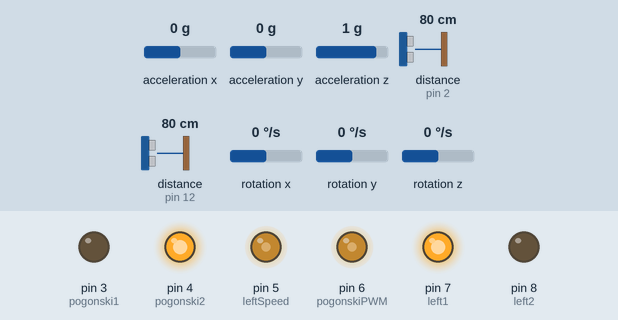
This sketch was run on a simulated Arduino Uno, built with avr-gcc and run on an emulated ATmega328P. On the bench: output pins drawn as LEDs (lit = HIGH). Wiring (inferred from the names in the program): MPU-6050 motion sensor at I2C address 0x68. Inputs (shaded band) come from the test bench; at power-on: acceleration y 0 g, acceleration x 0 g, acceleration z 1 g, distance to the obstacle (sensors on pin 2, pin 12) 80 cm, rotation x 0 °/s, rotation y 0 °/s, rotation z 0 °/s. The echo pulse lasts 58.3 µs per cm.

Above: at 1.7 s.
1.8 s: acceleration y set to 0.4 g
At 2.8 s:
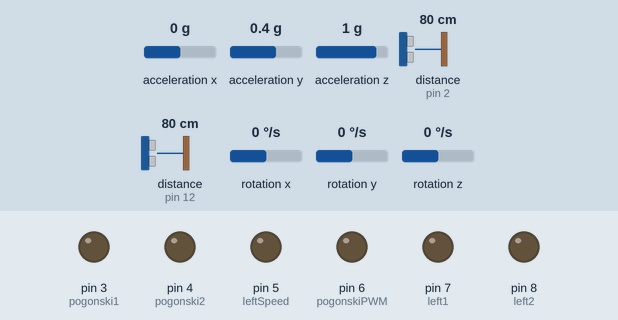
3.3 s: acceleration y set to -1.4 g
At 4.5 s:
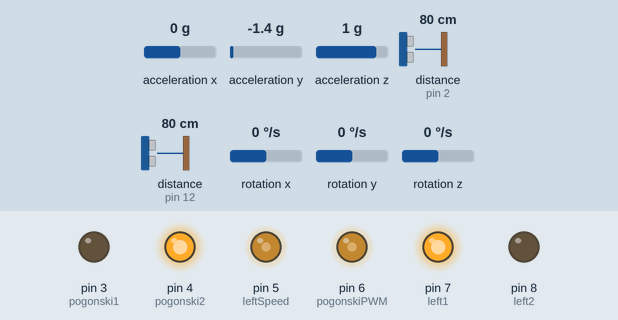
5.1 s: acceleration y set to 0.8 g
At 6.6 s:
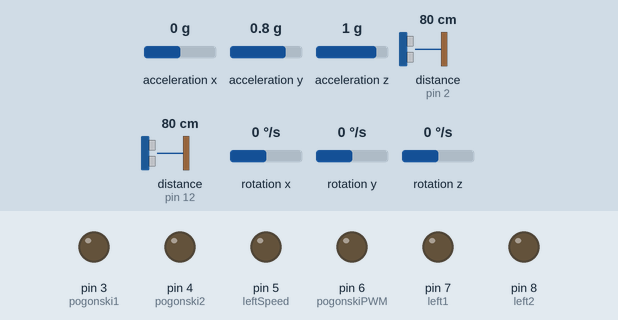
Timing chart, 0 to 8.1 s (numbered marks = the images above; inputs shaded):
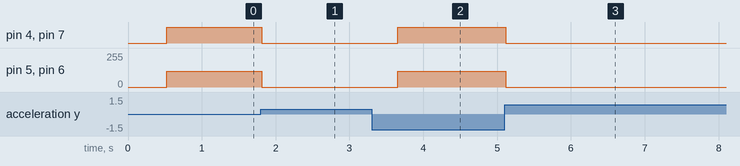

Measured:
- the behaviour switches between 0.2 and 0.3 g on acceleration y (found by bisection; images 0 and 1)
- after the input at 1.8 s, pin 4 (pogonski2), pin 7 (left1): HIGH → LOW at once; pin 5 (leftSpeed), pin 6 (pogonskiPWM): 120/255 → 0/255 at once
- after the input at 3.3 s, pin 4 (pogonski2), pin 7 (left1): LOW → HIGH after 0.36 s; pin 5 (leftSpeed), pin 6 (pogonskiPWM): 0/255 → 120/255 after 0.36 s
- after the input at 5.1 s, pin 4 (pogonski2), pin 7 (left1): HIGH → LOW at once; pin 5 (leftSpeed), pin 6 (pogonskiPWM): 120/255 → 0/255 at once

The sketch:

SiA_projekat_v10_final.ino
```cpp
/*
 *Projekat iz predmeta: Senzori i Aktuatori
 *Tema projekta:

                 Pomoću senzora MPU6050 izvršiti grupu merenja prilikom kretanja autića.
                 Takođe proračunati preciznost senzora MPU6050.

 *Mentor: Dr Jovan Bajić
 *Projekat izradili:
    Đorđe Drozgović EE43/2018
    Filip Popadić EE45/2019
    Datum: 25.07.2023.
*/
#include "I2Cdev.h"
#include "MPU6050_6Axis_MotionApps20.h"
#include <MPU6050.h>
#include <SimpleKalmanFilter.h>
#include <math.h>
#include <NewPing.h>                  // Biblioteka za ultrazvučne senzore, koristi se za merenje udaljenosti
#include <Adafruit_MPU6050.h>        // Adafruit biblioteka za senzor MPU6050
#include <Adafruit_Sensor.h>        // Adafruit senzorska biblioteka za različite senzore
#include <SoftwareSerial.h>        // Biblioteka za serijsku komunikaciju putem softverskog serijskog porta
#include <Wire.h>                 // Biblioteka za I2C komunikaciju
Adafruit_MPU6050 mpu;

const int MPU = 0x68; // MPU6050 I2C address
float AccX, AccY, AccZ;
float GyroX, GyroY, GyroZ;
float accAngleX, accAngleY, gyroAngleX, gyroAngleY, gyroAngleZ;
float roll, pitch, yaw;
float AccErrorX, AccErrorY, GyroErrorX, GyroErrorY, GyroErrorZ;
float elapsedTime1, currentTime1, previousTime1;
int c = 0;

#define OUTPUT_READABLE_YAWPITCHROLL
#define trigPin 11
#define echoPin 12
#define trigPin1 13
#define echoPin1 2
#define MAX_DISTANCE 800

NewPing sonar(trigPin, echoPin, MAX_DISTANCE);
NewPing sonar1(trigPin1, echoPin1, MAX_DISTANCE);
SoftwareSerial Genotronex(9, 10);
SimpleKalmanFilter simpleKalmanFilter(0.5, 0.5, 0.03);

const int leftSpeed = 5;
const int pogonskiPWM = 6;
const int left1 = 7;
const int left2 = 8;
const int pogonski1 = 3;
const int pogonski2 = 4;

int zastava = 0;
int zastava2 = 0;
int zastava3 = 0;
int zastava4 = 0;
int BluetoothData;

const float targetAcceleration = 3;

float targetGyro = 80;
float duration1, distance1;
float duration2, distance2;
float trenutnaBrzina = 0.0;
float trenutniPut = 0.0;
float trenutniUgao = 0.0;
float correct;
float  novaX = 0.0;
float  novaY = 0.0;
float deltaX = 0;
float deltaY = 0;
float yaw2 = 0;
float trPut = 0;
float distanca = 0;
float estimated_value, estimated_value1;

void setup() {
  Serial.begin(115200);
  while (!Serial) {
    delay(10);
  }
  if (!mpu.begin()) {
    Serial.println("Failed to find MPU6050 chip");
    while (1) {
      delay(10);
    }
  }

  Wire.begin();                      // Initialize comunication
  Wire.beginTransmission(MPU);       // Start communication with MPU6050 // MPU=0x68
  Wire.write(0x6B);                  // Talk to the register 6B
  Wire.write(0x00);                  // Make reset - place a 0 into the 6B register
  Wire.endTransmission(true);        //end the transmission
  calculate_IMU_error();
  delay(20);

  Genotronex.begin(9600);
  Genotronex.println("");

  pinMode(left1, OUTPUT);
  pinMode(left2, OUTPUT);
  pinMode(pogonski1, OUTPUT);
  pinMode(pogonski2, OUTPUT);
  pinMode(leftSpeed, OUTPUT);
  pinMode(pogonskiPWM, OUTPUT);

  digitalWrite(pogonski1, LOW);
  digitalWrite(pogonski2, LOW);
  digitalWrite(left1, LOW);
  digitalWrite(left2, LOW);
  analogWrite(pogonskiPWM, 0);
  analogWrite(leftSpeed, 0);

}

void loop() {

 //=== Read acceleromter data === //
  Wire.beginTransmission(MPU);
  Wire.write(0x3B); // Start with register 0x3B (ACCEL_XOUT_H)
  Wire.endTransmission(false);
  Wire.requestFrom(MPU, 6, true); // Read 6 registers total, each axis value is stored in 2 registers
  //For a range of +-2g, we need to divide the raw values by 16384, according to the datasheet
  AccX = (Wire.read() << 8 | Wire.read()) / 16384.0; // X-axis value
  AccY = (Wire.read() << 8 | Wire.read()) / 16384.0; // Y-axis value
  AccZ = (Wire.read() << 8 | Wire.read()) / 16384.0; // Z-axis value
  // Calculating Roll and Pitch from the accelerometer data
  accAngleX = (atan(AccY / sqrt(pow(AccX, 2) + pow(AccZ, 2))) * 180 / PI) - 0.58; // AccErrorX ~(0.58) See the calculate_IMU_error()custom function for more details
  accAngleY = (atan(-1 * AccX / sqrt(pow(AccY, 2) + pow(AccZ, 2))) * 180 / PI) + 1.58; // AccErrorY ~(-1.58)
  // === Read gyroscope data === //
  previousTime1 = currentTime1;        // Previous time is stored before the actual time read
  currentTime1 = millis();            // Current time actual time read
  elapsedTime1 = (currentTime1 - previousTime1) / 1000; // Divide by 1000 to get seconds
  Wire.beginTransmission(MPU);
  Wire.write(0x43); // Gyro data first register address 0x43
  Wire.endTransmission(false);
  Wire.requestFrom(MPU, 6, true); // Read 4 registers total, each axis value is stored in 2 registers
  GyroX = (Wire.read() << 8 | Wire.read()) / 131.0; // For a 250deg/s range we have to divide first the raw value by 131.0, according to the datasheet
  GyroY = (Wire.read() << 8 | Wire.read()) / 131.0;
  GyroZ = (Wire.read() << 8 | Wire.read()) / 131.0;
  // Correct the outputs with the calculated error values
  GyroX = GyroX + 0.56; // GyroErrorX ~(-0.56)
  GyroY = GyroY - 2; // GyroErrorY ~(2)
  GyroZ = GyroZ - 1.187; //+ 0.79; // GyroErrorZ ~ (-0.8) -1.19
  // Currently the raw values are in degrees per seconds, deg/s, so we need to multiply by sendonds (s) to get the angle in degrees
  gyroAngleX = gyroAngleX + GyroX * elapsedTime1; // deg/s * s = deg
  gyroAngleY = gyroAngleY + GyroY * elapsedTime1;

  estimated_value1 = simpleKalmanFilter.updateEstimate(GyroZ);
  yaw =  yaw + estimated_value1 * elapsedTime1;
  AccY = (AccY + 0.017) * 9.81;

    ocitaj1();
    ocitaj2();
if(zastava4 < 5){ // stani nakon 4 skretanja

        if (distance1 > 25 && zastava3 != 1 && zastava4 != 4) {
      idi_pravo1();
      }
          else if (distance1 > 10 && distance1 < 24) {
          zastava3 = 1;
          } else if (zastava3 == 1) {
              if (yaw < targetGyro) {
                levo();
               }
                else{
                    distanca = trPut;
                     trPut += trenutniPut;
                     yaw2 = radians(yaw);
                     deltaY = distanca * cos(yaw2);
                     deltaX = distanca * sin(yaw2);
                       novaX += deltaX;
                       novaY += deltaY;

                       stani();
                       zastava4++;
                       zastava3 = 0;
                       targetGyro += 90;

                       ispis("Kord Y: ",novaY);
                       ispis("Kord X: ",novaX);
                       ispis("PrPut: ", trPut);
                       ispis("yaw:", yaw);

//                       trenutniPut = 0;
//                       trenutnaBrzina = 0.23;
            }
        }
    }
}
//////////////////////////////////////////////////////////////////////////////////////////////
                                           //--FUNKCIJE--
//////////////////////////////////////////////////////////////////////////////////////////////
void idi_pravo1() {
  if (AccY < targetAcceleration) {
    pravo();
       trenutnaBrzina += AccY * elapsedTime1;
       trenutniPut += trenutnaBrzina * elapsedTime1;
  } else {
    stani();
    delay(600);
  }
}
void ocitaj1() {
  duration1 = sonar.ping();
  distance1 = (duration1 / 2) * 0.0343;
}
void ocitaj2() {
  duration2 = sonar1.ping();
  distance2 = (duration2 / 2) * 0.0343;
}
void enableBluetooth() {
  while (Genotronex.available()) {
    BluetoothData = Genotronex.read();
    if (BluetoothData == '1') {
      zastava2 = 1;
      break;
    } else if (BluetoothData == '0') {
      zastava2 = 0;
      break;
    }
  }
}
void ispis(String tekst, float vrednost) {
  Genotronex.print(tekst);
  Genotronex.print(vrednost);
  Genotronex.println();
}
void stani(){
  digitalWrite(pogonski1, LOW);
  digitalWrite(pogonski2, LOW);
  digitalWrite(left1, LOW);
  digitalWrite(left2, LOW);
  analogWrite(pogonskiPWM, 0);
  analogWrite(leftSpeed, 0);
}
void levo(){
  digitalWrite(pogonski1, LOW);
  digitalWrite(pogonski2, HIGH);
  digitalWrite(left1, LOW);
  digitalWrite(left2, HIGH);
  analogWrite(pogonskiPWM, 170);
  analogWrite(leftSpeed, 170);
}
void pravo(){
  digitalWrite(pogonski1, LOW);
  digitalWrite(pogonski2, HIGH);
  digitalWrite(left1, HIGH);
  digitalWrite(left2, LOW);
  analogWrite(pogonskiPWM, 120);
  analogWrite(leftSpeed, 120);
}
void calculate_IMU_error() {
  while (c < 200) {
    Wire.beginTransmission(MPU);
    Wire.write(0x3B);
    Wire.endTransmission(false);
    Wire.requestFrom(MPU, 6, true);
    AccX = (Wire.read() << 8 | Wire.read()) / 16384.0 ;
    AccY = (Wire.read() << 8 | Wire.read()) / 16384.0 ;
    AccZ = (Wire.read() << 8 | Wire.read()) / 16384.0 ;
    // Sum all readings
    AccErrorX = AccErrorX + ((atan((AccY) / sqrt(pow((AccX), 2) + pow((AccZ), 2))) * 180 / PI));
    AccErrorY = AccErrorY + ((atan(-1 * (AccX) / sqrt(pow((AccY), 2) + pow((AccZ), 2))) * 180 / PI));
    c++;
  }
  AccErrorX = AccErrorX / 200;
  AccErrorY = AccErrorY / 200;
  c = 0;
  // Read gyro values 200 times
  while (c < 200) {
    Wire.beginTransmission(MPU);
    Wire.write(0x43);
    Wire.endTransmission(false);
    Wire.requestFrom(MPU, 6, true);
    GyroX = Wire.read() << 8 | Wire.read();
    GyroY = Wire.read() << 8 | Wire.read();
    GyroZ = Wire.read() << 8 | Wire.read();
    // Sum all readings
    GyroErrorX = GyroErrorX + (GyroX / 131.0);
    GyroErrorY = GyroErrorY + (GyroY / 131.0);
    GyroErrorZ = GyroErrorZ + (GyroZ / 131.0);
    c++;
  }
  GyroErrorX = GyroErrorX / 200;
  GyroErrorY = GyroErrorY / 200;
  GyroErrorZ = GyroErrorZ / 200;
}
```
